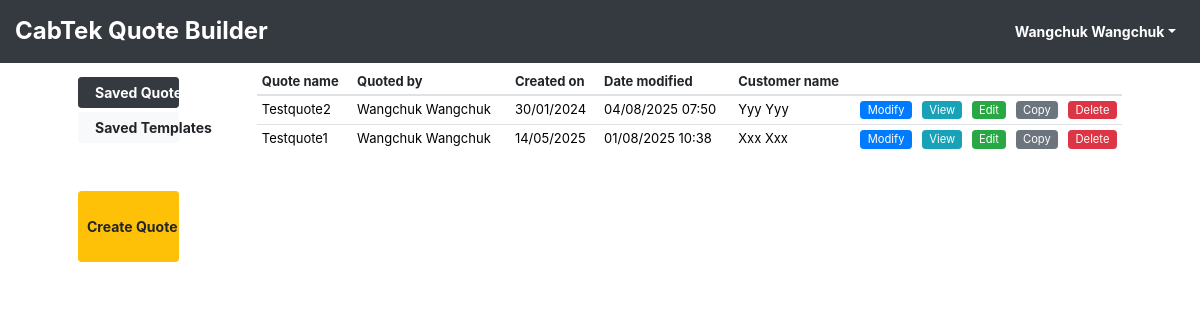
The page /index (signed in) on the database its author committed.
### tables this page shows
CREATE TABLE user_table (
            user_id Integer PRIMARY KEY AUTOINCREMENT,
            user_name TEXT NOT NULL UNIQUE,
            full_name TEXT NOT NULL,
            email_id TEXT NOT NULL,
            user_password TEXT NOT NULL,
            mobile_no TEXT,
            phone_no TEXT,
            user_type_id Integer
            
        );

CREATE TABLE quotes_table (
            quote_id INTEGER PRIMARY KEY AUTOINCREMENT,
            quote_name TEXT NOT NULL UNIQUE,
            user_id INTEGER NOT NULL,
            date_quote_created TEXT,
            customer_name TEXT,
            customer_email TEXT,
            customer_phone_no TEXT,
            delivery_info TEXT,
            quote_name_lower_case TEXT,
            time_stamp INTEGER,
            rev_date TEXT,
            is_template TEXT,
            quote_status_id INTEGER
        , revision_dates TEXT, joinery_supply_type TEXT, is_diy Text, company_id Integer);

### app.py (the view)
@app.route('/index')
@app.route('/index/<showSavedTemplate>')
def index(showSavedTemplate = 'no'):
    try:
        if 'user_info' in session:
            current_user_id = session['user_info']['user_id']
            quotes_by_user_id = quote_builder_db.get_quotes_by_user_id(current_user_id)
            for i in range(len(quotes_by_user_id)):
                user_id = quotes_by_user_id[i]['user_id']
                quotes_by_user_id[i]['quoted_by'] = quote_builder_db.get_user_info_by_id(user_id)['full_name']
                quote_status_id = quotes_by_user_id[i]['quote_status_id']
                quotes_by_user_id[i]['quote_status'] = quote_builder_db.get_quote_status_name(quote_status_id)
            has_saved_quotes = True if any(row['is_template'] == 'no' for row in quotes_by_user_id) else False
            has_saved_template_quotes = True if any(row['is_template'] == 'yes' for row in quotes_by_user_id) else False
            return render_template('index.html', quotes_by_user_id = quotes_by_user_id, has_saved_quotes = has_saved_quotes, has_saved_template_quotes = has_saved_template_quotes, showSavedTemplate = showSavedTemplate)
        else:
            return render_template('login_error.html')
    except Exception as ex:
        print(f'Error:"{ex}" [In function {inspect.stack()[0][3]}]')

### quote_builder_db_manager.py (called while the page is built)
def create_db_connection():
    QUOTING_DB_PATH = file_folder_paths.TEST_QUOTING_DB_PATH    # For Testing
    connection = sqlite3.connect(QUOTING_DB_PATH)
    connection.row_factory = sqlite3.Row
    return connection

def get_user_info_by_id(user_id):
    user_info = {}
    try:
        user_id = int(user_id)
        sql = f' SELECT * FROM user_table WHERE user_id = ? '
        connection = create_db_connection()
        cursor = connection.cursor()
        cursor.execute(sql, [user_id])
        row = cursor.fetchone()
        cursor.close()
        connection.close()
        if row != None:
            user_info = {key: row[key] for key in row.keys()}
        return user_info
    except Exception as ex:
        print(f'Error:"{ex}" [In function {inspect.stack()[0][3]}]')
        return user_info

def get_quote_status_name(quote_status_id):
    quote_status_name = ""
    try:
        quote_status_id = int(quote_status_id)
        sql = f' SELECT * FROM quote_status_table WHERE quote_status_id = ? '
        connection = create_db_connection()
        cursor = connection.cursor()
        cursor.execute(sql, [quote_status_id])
        row = cursor.fetchone()
        cursor.close()
        connection.close()
        return row['quote_status']  if row  else quote_status_name
    except Exception as ex:
        print(f'Error:"{ex}" [In function {inspect.stack()[0][3]}]')
        return quote_status_name

def get_quotes_by_user_id(user_id):
    quotes_by_user_id = []
    try:
        user_id = int(user_id)
        sql = ''' SELECT * FROM quotes_table WHERE user_id=? ORDER BY time_stamp DESC'''
        connection = create_db_connection()
        cursor = connection.cursor()
        cursor.execute(sql,[user_id])
        rows = cursor.fetchall()
        cursor.close()
        connection.close()
        for row in rows:
            quotes_by_user_id.append({key: row[key] for key in row.keys()})
        return quotes_by_user_id
    except Exception as ex:
        print(f'Error:"{ex}" [In function {inspect.stack()[0][3]}]')
        return quotes_by_user_id

### templates/index.html (shortened to what this page needs)
{% include "header.html" %}
<div class="main-div">
    {% if "user_info" in session %}
    <div class="row ml-5 mr-5">
        <div class="col-md-2 " id="index_buttons_div">
            <div class="mr-5">
                <button type="button" class="btn btn-sm {{'btn-dark' if showSavedTemplate == 'no' else 'btn-light '}} full-width  mt-1 mb-1 bold text-left pl-3" id="saved_quote_btn" onclick="showSavedQuotesDiv()">Saved Quotes</button>
                <button type="button" class="btn btn-sm {{'btn-dark' if showSavedTemplate == 'yes' else 'btn-light '}} full-width  mb-5 bold text-left pl-3" id="saved_template_btn" onclick="showSavedTemplateDiv()">Saved Templates</button>
                <a type="button" class="btn btn-sm btn-warning full-width  bold mb-4   pt-4 pb-4" id="create_quote_btn" onclick="" href="{{url_for('create_quote')}}">Create Quote </a>
            </div>
        </div>
        <div class="col-md-10" >
            <div class="row" >
                <div class="col-md-12 {{ 'hide' if showSavedTemplate == 'yes' else '' }}" id="saved_quote_div" style="overflow-x: hidden; overflow-y: auto; height: 85vh;">
                    {% if quotes_by_user_id and has_saved_quotes == true %}
                    <table class="table table-sm table-hover" id="saved_quote_table" >
                        <thead>
                            <tr>
                                <th scope="col" class="border-top-0">Quote name</th>
                                <th scope="col" class="border-top-0">Quoted by</th>
                                <th scope="col" class="border-top-0">Created on</th>
                                <th scope="col" class="border-top-0">Date modified</th>
                                <th scope="col" class="border-top-0">Customer name</th>
                                <th colspan="5" class="border-top-0 "></th>
                            </tr>
                        </thead>
                        <tbody>
                            {% for quote in quotes_by_user_id %}
                            {% if quote['is_template'] == 'no' %}
                            <tr id="quote_id_{{quote['quote_id']}}">
                                <td>
                                    {{ quote['quote_name'] }}
                                </td>
                                <td>{{ quote['quoted_by'] }}</td>
                                <td>{{ quote['date_quote_created'] }}</td>
                                <td> {{ quote['rev_date']}}</td>
                                <td>{{ quote['customer_name'] }}</td>
                                <td><a href="{{url_for('add_quote_details',quote_name = quote['quote_name'] )}}" type="button" class="btn btn-sm btn-primary full-width p-0 m-0 "><small class=" pl-1 pr-1">Modify</small></a></td>
                                <td><a href="{{url_for('view_quote',quote_name = quote['quote_name'] )}}" type="button" class="btn btn-sm btn-info full-width p-0 m-0"><small class=" pl-1 pr-1">View</small></a></td>
                                <td><a href="{{url_for('edit_quote',quote_id = quote['quote_id'] )}}" type="button" class="btn btn-sm btn-success full-width p-0 m-0"><small class=" pl-1 pr-1">Edit</small></a></td>
                                <td><button type="button" class="btn btn-sm btn-secondary full-width p-0 m-0 " data-quote_name="{{quote['quote_name']}}" data-quote_id="{{quote['quote_id']}}" onclick="copyQuoteAndDetails(this)"><small class=" pl-1 pr-1">Copy</small></button></td>
                                <td><button type="button" class="btn btn-sm btn-danger full-width p-0 m-0" data-quote_name="{{quote['quote_name']}}" data-quote_id="{{quote['quote_id']}}" data-is_template="{{quote['is_template']}}" onclick="deleteQuote(this)"><small
                                            class=" pl-1 pr-1">Delete</small></button></td>
                            </tr>
                            {% endif %}
                            {% endfor %}
                        </tbody>
                    </table>
                    {% else %}
                    <h6 class="text-danger mt-5 ">No quotes added yet!</h6>
                    {% endif %}
                </div>
            </div>
        </div>
    </div>
    {% else %}
    <center>
        <p class=" text-red">Ooopss.. Seems like you are logged out..</p>
        <a href="{{url_for('login')}}"> Click here to login again </a>
    </center>
    {% endif %}
</div>
{% include "footer.html" %}

### templates/header.html (shortened to what this page needs)
<html lang="en">
{% set active_page = page_name %}
<head>
    <link href="{{ url_for('static', filename='vendor/bootstrap4/css/bootstrap.min.css') }}" rel="stylesheet">
    <link href="{{ url_for('static', filename='mycss/styles.css')}}" rel="stylesheet">
    <link href="{{ url_for('static', filename='mycss/view_quote_style.css')}}" rel="stylesheet">
    <link rel="stylesheet" type="text/css" href="{{ url_for('static', filename='mycss/disble_printing.css')}}" media="print" />
</head>
<body>
    <nav class="navbar navbar-expand-lg bg-dark sticky-top p-0">
        <div class="container-fluid  m-0 pt-3 pb-3">
            <div class="nav navbar-nav">
                <p class="nav-link text-white bold h4 p-0  m-0 mr-5">CabTek Quote Builder</p>
            </div>
            <div class="dropdown nav navbar-nav navbar-right   p-0">
                {% if 'user_info' in session %}
                <button class="btn btn-sm btn-dark dropdown-toggle bold" type="button" id="dropdownMenuUser" data-toggle="dropdown" aria-haspopup="true" aria-expanded="false">{{ session['user_info']['full_name'] }}</button>
                {% endif %}
            </div>
        </div>
    </nav>

### templates/footer.html (shortened to what this page needs)
</body>
</html>

### static/mycss/styles.css (style rules this page uses)
.main-div { margin: 10px 15px 10px 15px; }
#saved_quote_table th, #saved_template_table th { font-size: 13px; padding-top: 0px; }
#saved_quote_table td, #saved_template_table td { font-size: 13px; }
.full-width { display: block; width: 100%; }
.bold { font-weight: bold; }
.text-white { color: white; }

### static/mycss/view_quote_style.css (style rules this page uses)
table td { font-size: 16px; padding-top: 0; padding-bottom: 0; margin: 0; color: black; }

### rows shown on the page
user_table: user_info.full_name "Wangchuk Wangchuk", quoted_by "Wangchuk Wangchuk" "Wangchuk Wangchuk"
quotes_table: quote_name "Testquote2", date_quote_created "30/01/2024", rev_date "04/08/2025 07:50", customer_name "Yyy Yyy"
quotes_table: quote_name "Testquote1", date_quote_created "14/05/2025", rev_date "01/08/2025 10:38", customer_name "Xxx Xxx"
